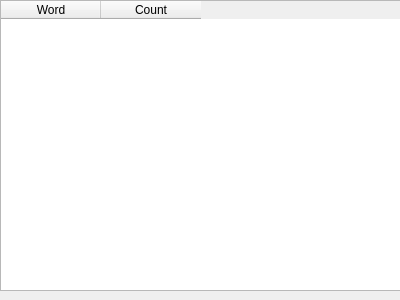
<?xml version="1.0" encoding="UTF-8"?>
<ui version="4.0">
 <class>word_frequency_dialog</class>
 <widget class="QWidget" name="word_frequency_dialog">
  <property name="geometry">
   <rect>
    <x>0</x>
    <y>0</y>
    <width>400</width>
    <height>300</height>
   </rect>
  </property>
  <property name="windowTitle">
   <string>word_frequency_dialog</string>
  </property>
  <widget class="QTableWidget" name="frequency_table">
   <property name="geometry">
    <rect>
     <x>0</x>
     <y>0</y>
     <width>401</width>
     <height>291</height>
    </rect>
   </property>
   <property name="columnCount">
    <number>2</number>
   </property>
   <column>
    <property name="text">
     <string>Word</string>
    </property>
   </column>
   <column>
    <property name="text">
     <string>Count</string>
    </property>
   </column>
  </widget>
 </widget>
 <resources/>
 <connections/>
</ui>
